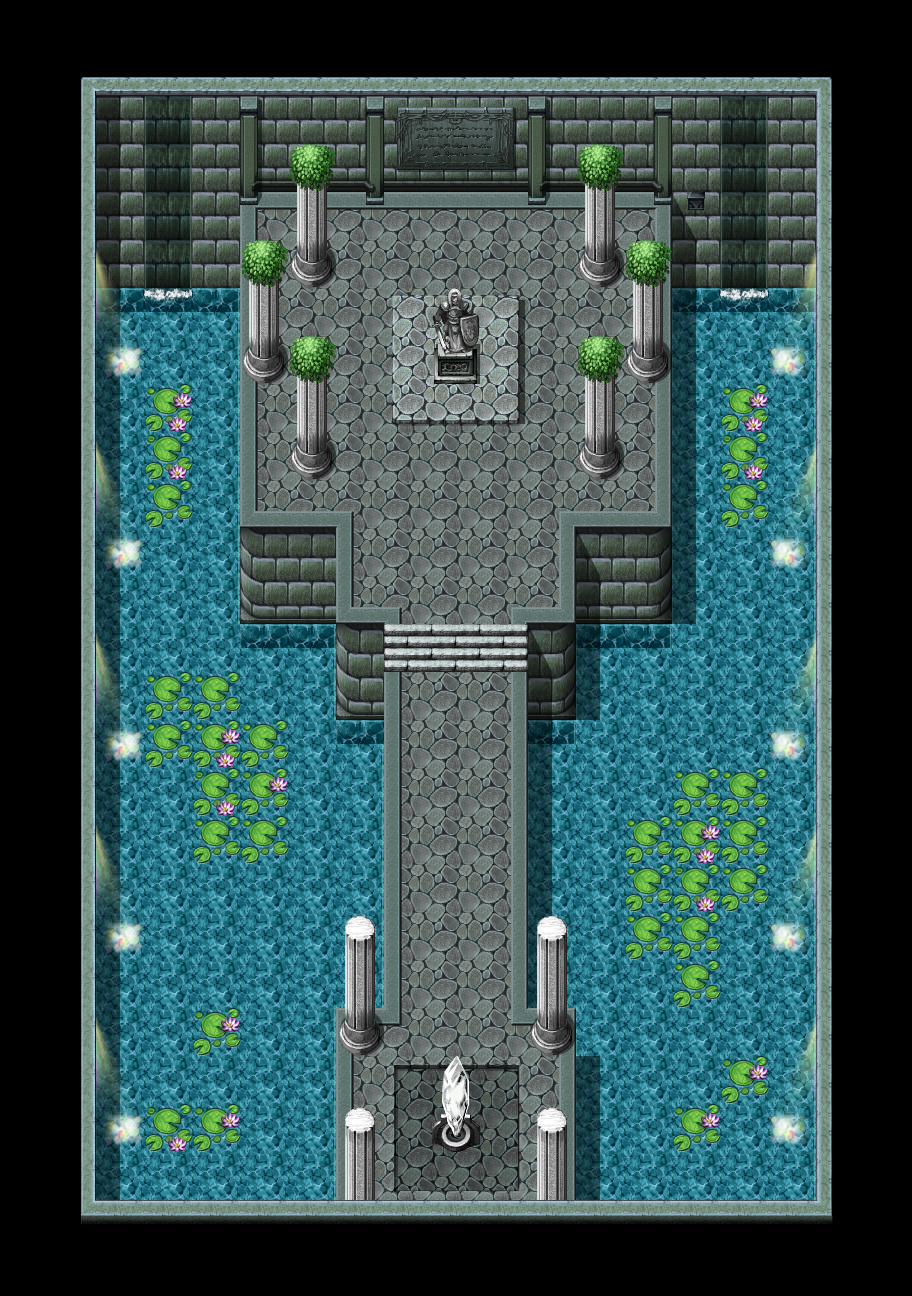

This game map was drawn from its Tiled (.tmx) file and the tilesets committed beside it. A one-line description and the trimmed map source follow:
An orthogonal 38x54 tile map with 24x24 px tiles, 9 tile layers (under0_none, under1_ground, under2_water, under3_reflection, ...), 8 tilesets and 22 objects (2x hero_s_hometown_chief_s_house_b2, f, hero_s_hometown_hero_s_chamber).

<map version="1.2" tiledversion="1.3.4" orientation="orthogonal" renderorder="right-down" width="38" height="54" tilewidth="24" tileheight="24" infinite="0" nextlayerid="14" nextobjectid="23">
 <tileset firstgid="1" name="hero_s_hometown_hero_s_chamber" tilewidth="24" tileheight="24" tilecount="950" columns="38">
  <image source="tilesets/hero_s_hometown_hero_s_chamber.png" width="912" height="600" />
 </tileset>
 <tileset firstgid="951" source="tilesets/fsm_inside01_a1.tsx" />
 <tileset firstgid="1719" source="tilesets/fsm_waterobject01.tsx" />
 <tileset firstgid="2487" source="tilesets/fsm_inside01_b.tsx" />
 <tileset firstgid="3511" source="tilesets/fsm_inside01_e.tsx" />
 <tileset firstgid="4535" source="tilesets/fsm_town01_b.tsx" />
 <tileset firstgid="5559" source="tilesets/fsm_object02.tsx" />
 <tileset firstgid="6327" source="tilesets/fsm_inside01_a2.tsx" />
 <layer id="2" name="under0_none" width="38" height="54">
  <data>[2052 cells, 0 non-empty, 0 distinct tile ids]</data>
 </layer>
 <layer id="1" name="under1_ground" width="38" height="54">
  <data>[2052 cells, 2046 non-empty, 310 distinct tile ids]</data>
 </layer>
 <layer id="3" name="under2_water" width="38" height="54">
  <data>[2052 cells, 728 non-empty, 24 distinct tile ids]</data>
 </layer>
 <layer id="4" name="under3_reflection" width="38" height="54">
  <data>[2052 cells, 696 non-empty, 20 distinct tile ids]</data>
 </layer>
 <layer id="5" name="under4_plants" width="38" height="54">
  <data>[2052 cells, 204 non-empty, 25 distinct tile ids]</data>
 </layer>
 <layer id="6" name="under5_lights" width="38" height="54">
  <data>[2052 cells, 116 non-empty, 28 distinct tile ids]</data>
 </layer>
 <layer id="7" name="over6_objects" width="38" height="54">
  <data>[2052 cells, 94 non-empty, 22 distinct tile ids]</data>
 </layer>
 <layer id="8" name="over7_none" width="38" height="54">
  <data>[2052 cells, 0 non-empty, 0 distinct tile ids]</data>
 </layer>
 <layer id="9" name="over8_none" width="38" height="54">
  <data>[2052 cells, 0 non-empty, 0 distinct tile ids]</data>
 </layer>
 <objectgroup color="#55ff7f" id="13" name="npc_layer">
  <object id="21" name="fairy01" type="f" x="432" y="216" width="48" height="24">
   <properties>
    <property name="conversation" value="save01" />
    <property name="direction" value="south" />
   </properties>
  </object>
 </objectgroup>
 <objectgroup color="#aa0000" id="10" name="collision_layer">
  <object id="1" x="672" y="0" width="240" height="1296" />
  <object id="2" x="0" y="0" width="240" height="1296" />
  <object id="3" x="240" y="1224" width="432" height="72" />
  <object id="4" x="240" y="0" width="432" height="192" />
  <object id="5" x="576" y="240" width="48" height="48" />
  <object id="6" x="288" y="240" width="48" height="48" />
  <object id="7" x="240" y="336" width="48" height="48" />
  <object id="8" x="288" y="432" width="48" height="48" />
  <object id="9" x="432" y="336" width="48" height="48" />
  <object id="10" x="624" y="336" width="48" height="48" />
  <object id="11" x="576" y="432" width="48" height="48" />
  <object id="12" x="240" y="528" width="96" height="696" />
  <object id="13" x="576" y="528" width="96" height="696" />
  <object id="14" x="528" y="624" width="48" height="432" />
  <object id="15" x="336" y="624" width="48" height="432" />
  <object id="16" x="432" y="1104" width="48" height="48" />
  <object id="19" x="336" y="1200" width="48" height="24" />
  <object id="20" x="528" y="1200" width="48" height="24" />
 </objectgroup>
 <objectgroup color="#55aaff" id="11" name="spawn_layer">
  <object id="18" name="hero_s_hometown_chief_s_house_b2" x="432" y="1056" width="48" height="24">
   <properties>
    <property name="direction" value="north" />
   </properties>
  </object>
  <object id="22" name="hero_s_hometown_hero_s_chamber" x="432" y="408" width="48" height="24">
   <properties>
    <property name="direction" value="north" />
   </properties>
  </object>
 </objectgroup>
 <objectgroup color="#ffaa7f" id="12" name="warp_layer">
  <object id="17" name="hero_s_hometown_chief_s_house_b2" x="432" y="1104" width="48" height="48" />
 </objectgroup>
</map>
